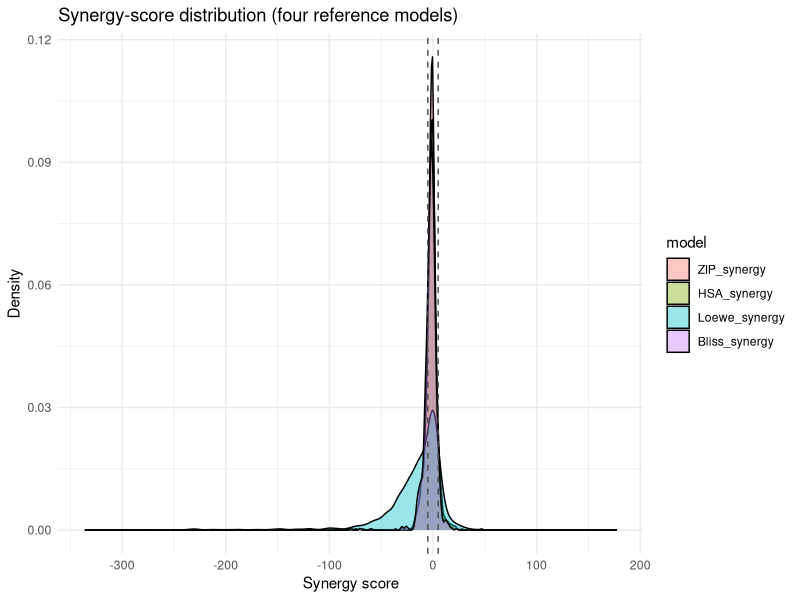
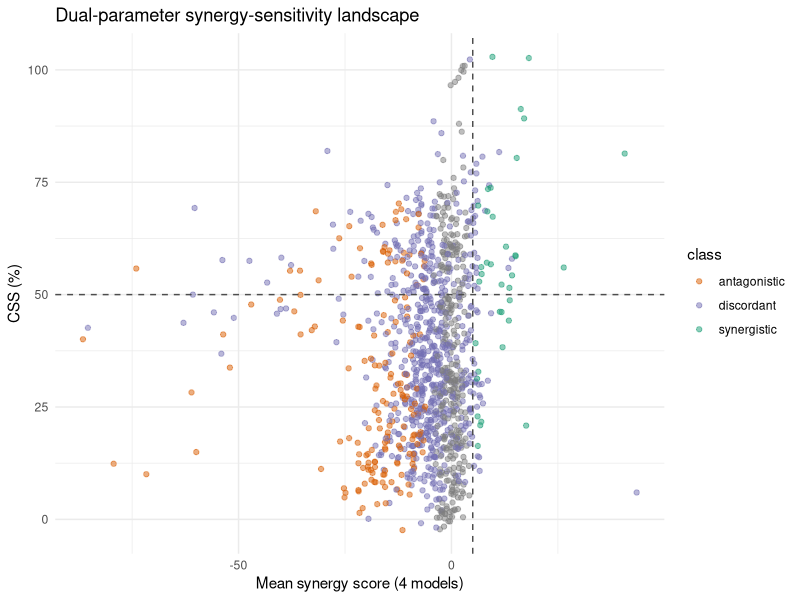
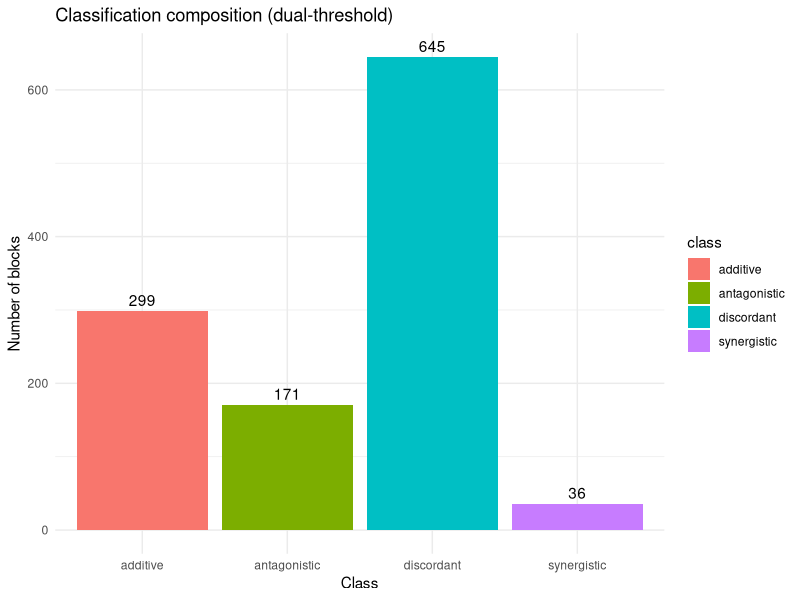

The R script that drew these images, in order:
#!/usr/bin/env Rscript
# 04_figures.R
# ---------------------------------------------------------------------------
# Generate the manuscript's dual-parameter figures from the classified matrix
# (results/drugcombs_scored.csv). Outputs:
#   - results/CSS_plots/fig_synergy_distribution.png  (Fig. 1: 4-model synergy density)
#   - supplementary/fig_dualparam_landscape.png       (Fig. 2: synergy-sensitivity landscape)
#   - supplementary/fig_class_bar.png                 (class composition bar)
# ---------------------------------------------------------------------------
suppressMessages({
  library(data.table)
  library(ggplot2)
})

dt <- fread("results/drugcombs_scored.csv")
dir.create("results/CSS_plots", showWarnings = FALSE, recursive = TRUE)

# Fig. 1 — synergy-score distribution across the four reference models
long <- melt(dt[, .SD, .SDcols = c("block_id", "ZIP_synergy", "HSA_synergy",
                                  "Loewe_synergy", "Bliss_synergy")],
             id.vars = "block_id", variable.name = "model", value.name = "synergy")
p1 <- ggplot(long, aes(x = synergy, fill = model)) +
  geom_density(alpha = 0.4) +
  geom_vline(xintercept = 5,  linetype = 2, color = "grey30") +
  geom_vline(xintercept = -5, linetype = 2, color = "grey30") +
  labs(title = "Synergy-score distribution (four reference models)",
       x = "Synergy score", y = "Density") +
  theme_minimal()
ggsave("results/CSS_plots/fig_synergy_distribution.png", p1, width = 7, height = 5)

# Fig. 2 — dual-parameter synergy-sensitivity landscape
dt[, mean_syn := (ZIP_synergy + HSA_synergy + Loewe_synergy + Bliss_synergy) / 4]
p2 <- ggplot(dt, aes(x = mean_syn, y = css, color = class)) +
  geom_point(alpha = 0.5, size = 1.5) +
  geom_hline(yintercept = 50, linetype = 2, color = "grey30") +
  geom_vline(xintercept = 5,  linetype = 2, color = "grey30") +
  scale_color_manual(values = c(synergistic = "#1b9e77",
                                antagonistic = "#d95f02",
                                discordant = "#7570b3")) +
  labs(title = "Dual-parameter synergy-sensitivity landscape",
       x = "Mean synergy score (4 models)", y = "CSS (%)") +
  theme_minimal()
ggsave("supplementary/fig_dualparam_landscape.png", p2, width = 7, height = 5)

# Fig. 3 — class composition
p3 <- ggplot(dt[, .N, by = class], aes(x = class, y = N, fill = class)) +
  geom_col() +
  geom_text(aes(label = N), vjust = -0.4) +
  labs(title = "Classification composition (dual-threshold)",
       x = "Class", y = "Number of blocks") +
  theme_minimal()
ggsave("supplementary/fig_class_bar.png", p3, width = 6, height = 4)

cat("Figures written to results/CSS_plots/ and supplementary/.\n")
